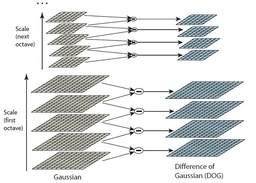
#> input picture fig/30.jpg, 256 x 183 px, shrunk from 563 x 402 before the run
$ python -i surfdetector.py   (imports and definitions only)
#> lines starting #> are read from the running program, lines starting #| are printed output that depends on the picture; after the words box and inside, x2 and y2 are one past the last pixel; in counts of white or black regions, pixels touching at a corner belong together
### kode til ba/SURF/helperfunctions.py
import cv2
import matplotlib.pyplot as plt
import math
import random
import numpy as np

def gauss(size, sigma):
  """
  Creates Gusssian kernel
  """
  D = np.zeros([size, size])
  gauss_kernel = np.zeros([size, size])
  stepsize = 9.0 / (size-1.0)
  y1 = -4.5
  for y in range(0, size):
    x1 = -4.5
    for x in range(0, size):
      frac = (1.0/(2.0 * math.pi * sigma**2))
      exponent = (x1**2.0 + y1**2.0)/(2.0 * sigma**2.0)
      gauss_calc = frac * math.exp(- exponent)
      gauss_kernel[y][x] = gauss_calc
      x1 += stepsize
    y1 += stepsize
  gauss_kernel = gauss_kernel / sum(sum(abs(gauss_kernel)))
  return(gauss_kernel)

def gaussdx(size, sigma):
  """
  Creates a kernel with the first derivative of gauss
  """
  #NOTE: Guys at NVidia suggests a gausskernel of size 3*sigma
  D = np.zeros([size, size])
  gauss_kernel = np.zeros([size, size])
  stepsize = 9.0 / (size-1.0)
  y1 = -4.5
  for y in range(0, size):
    x1 = -4.5
    for x in range(0, size):
      gauss_calc = (((-x1/(2.0*math.pi*sigma**4.0)*(math.exp(-((x1**2.0+y1**2.0)/(2.0*sigma**2.0)))))))
      gauss_kernel[y][x] = gauss_calc
      x1 += stepsize
    y1 += stepsize
  gauss_kernel = gauss_kernel / sum(sum(abs(gauss_kernel)))
  return(gauss_kernel)

def gaussdy(size, sigma):
  return np.transpose((gaussdx(size,sigma)))

def gauss2x(size, sigma):
  D = np.zeros([size, size])
  gauss_kernel = np.zeros([size, size])
  stepsize = 9.0 / (size-1.0)
  y1 = -4.5
  for y in range(0, size):
    x1 = -4.5
    for x in range(0, size):
      frac = -1*((x1**2-sigma**2)/(2.0 * math.pi * sigma**4.0))
      exponent = (x1**2.0 + y1**2.0)/(2.0 * sigma**2.0)
      gauss_calc = frac * math.exp(- exponent)
      gauss_kernel[y][x] = gauss_calc
      x1 += stepsize
    y1 += stepsize
  gauss_kernel = gauss_kernel / sum(sum(abs(gauss_kernel)))
  return(gauss_kernel)

def gauss2y(size, sigma):
  D = np.zeros([size, size])
  gauss_kernel = np.zeros([size, size])
  stepsize = 9.0 / (size-1.0)
  y1 = -4.5
  for y in range(0, size):
    x1 = -4.5
    for x in range(0, size):
      frac = -1*((y1**2-sigma**2)/(2.0 * math.pi * sigma**6.0))
      exponent = (x1**2.0 + y1**2.0)/(2.0 * sigma**2.0)
      gauss_calc = frac * math.exp(- exponent)
      gauss_kernel[y][x] = gauss_calc
      x1 += stepsize
    y1 += stepsize
  gauss_kernel = gauss_kernel / sum(sum(np.abs(gauss_kernel)))
  return(gauss_kernel)

def gauss2xy(size, sigma):
  D = np.zeros([size, size])
  gauss_kernel = np.zeros([size, size])
  stepsize = 9.0 / (size-1.0)
  y1 = -4.5
  for y in range(0, size):
    x1 = -4.5
    for x in range(0, size):
      first = ((x1*y1)/2.0*math.pi**6.0)
      second = math.exp(-((x1**2.0+y1**2.0)/(2.0*sigma**2.0)))
      gauss_calc = first*second
      gauss_kernel[y][x] = gauss_calc
      x1 += stepsize
    y1 += stepsize
  gauss_kernel = gauss_kernel / sum(sum(np.abs(gauss_kernel)))
  return(gauss_kernel)


# [54 lines left out: functions create_window, create_window_angles, points_to_txt, not called in this run]

def points_to_txt_3_points(points, filename_out, seperate_by):
  """
  input = points, filename to output, how to seperate the lists, eg "\n", "\t", "\n\n" etc
  output = file with filename_out with the points
  """
  file_o = open(filename_out, 'w')

  for i in points:
    file_o.write(str(i[0]) + " " + str(i[1]) + " " + str(i[2]))
    file_o.write(seperate_by)
  file_o.close()


# [486 lines left out: functions points_to_txt2, txt_to_points, txt_to_3_points, txt_to_3_points_float, matrix_substraction, color_pic and 12 more, not called in this run]

### kode til ba/SURF/surfdetector.py
from __future__ import print_function
from __future__ import division
import scipy
import numpy
import scipy.ndimage
from scipy import misc
import cv2
import math
import csv
from PIL import Image
import helperfunctions as h
from scipy import signal
from scipy import misc
from scipy import ndimage

# Dedicated to my dear, my muse, my Andreas

def find_max_new(scale,i,y,x):
  """
  Input : scale of point, i, y, x
  Output: max of 3x3x3 area
  """
  maxpoint = (scale[i, y, x] > 0)
  minpoint = (scale[i, y, x] < 0)
  # Run through 26 neighbours
  for ci in range(-1,2):
    for cy in range(-1,2):
      for cx in range(-1,2):
        if cy == 0 and cx == 0 and ci == 0:
          continue # perform next iteration as we are in orego.
        maxpoint = maxpoint and scale[i,y,x]>scale[i+ci,y+cy,x+cx]
        minpoint = minpoint and scale[i,y,x]<scale[i+ci,y+cy,x+cx]
        #print scale[y+cy,x+cx,i+ci]
        # If point lies between max and min, we break
        if not maxpoint and not minpoint:
          return 0
      if not maxpoint and not minpoint:
        return 0
    if not maxpoint and not minpoint:
      return 0
  if maxpoint == True or minpoint == True:
    return 1

def accurate_keypoint(point,deriv1, deriv2, deriv3, xh_t):
  """
  Input : point(y,x), derivates d1 d2 d3, a limit for xhat
  Output: returns 1 if the point is at an extreme
  """
  # deriv [dxx,dyy,dxy,dx,dy,gauss]
  Dxx = deriv2[0] * 1.0
  Dyy = deriv2[1] * 1.0
  Dxy = deriv2[2] * 0.25
  Dxs = (deriv3[3]-deriv1[3])* 0.25
  Dys = (deriv3[4]-deriv1[4])* 0.25
  Dss = (-2 * deriv2[5] + deriv3[5] + deriv1[5]) * 1.0
  Dx = deriv2[3] * 0.5
  Dy = deriv2[4] * 0.5
  Ds = (deriv3[5] - deriv1[5]) * 0.5
  H = numpy.matrix([[Dxx, Dxy, Dxs], [Dxy, Dyy, Dys], [Dxs, Dys, Dss]])
  det = float(numpy.linalg.det(H))
  DX = numpy.matrix([[Dx], [Dy], [Ds]])
  if det != 0:
    xhat = numpy.linalg.inv(H) * DX
    #print(xhat)
    #print("\n")
    if (abs(xhat[0]) < xh_t and abs(xhat[1]) < xh_t and abs(xhat[2]) < xh_t):
      Dxhat = point + (1/2.0) * DX.transpose() * xhat #  This is way too big. Missing point
      #print(Dxhat)
      #print("\n")
      if(abs(Dxhat) > 0.5):
        return 1
      #print ("rejected dxhat")
    #print ("rejected xhat")
    return 0
  return 0

def getGauss(size,i):
  """
  Input : size of filter, sigma
  Output: retrns filter
  """
  sigma = 1.2
  if i == 0:
    return h.gauss2x(size,sigma)
  if i == 1:
    return h.gauss2y(size,sigma)
  if i == 2:
    return h.gauss2xy(size,sigma)
  if i == 3:
    return h.gaussdx(size,sigma)
  if i == 4:
    return h.gaussdy(size,sigma)
  if i == 5:
    return h.gauss(size,sigma)

def findSurfPoints(filename):
  """
  Input : name of file
  Output: interest points
  """
#> called with filename = '../../fig/30.jpg'
  clear = " " * 50
  I_bw = cv2.imread(filename, 0).astype(float)/255.0
#> I_bw: shape (183, 256) float64; min 0, max 1, mean 0.868
  I = cv2.imread(filename)
#> I is the input picture: shape (183, 256, 3); mean B, G, R 221.7, 221.9, 220.1

  # Initialize gaussian kernel holders
  filter9 =  numpy.zeros((6,9,9))
  filter15 = numpy.zeros((6,15,15))
  filter21 = numpy.zeros((6,21,21))
  filter27 = numpy.zeros((6,27,27))
  filter39 = numpy.zeros((6,39,39))
  filter51 = numpy.zeros((6,51,51))
  filter75 = numpy.zeros((6,75,75))
  filter99 = numpy.zeros((6,99,99))

  #print("Process: Calculating Gaussian kernels","\r", end="")
  # Get gaussian kernels [dxx,dyy,dxy,dx,dy,gauss]
  #numpy.set_printoptions(precision=0)
  for i in range(0,6):
    filter9[i] =  getGauss(9,i)
    filter15[i] = getGauss(15,i)
    filter21[i] = getGauss(21,i)
    filter27[i] = getGauss(27,i)
    filter39[i] = getGauss(39,i)
    filter75[i] = getGauss(75,i)
    filter99[i] = getGauss(99,i)
  #print ("\n")
  #print (numpy.sum(filter9[:,:,1]))
  #print (numpy.sum(filter9[:,:,0]))

  # Intitialize convolved image holder
  conv9  = numpy.zeros((6, I_bw.shape[0],I_bw.shape[1]))
  conv15 = numpy.zeros((6, I_bw.shape[0],I_bw.shape[1]))
  conv21 = numpy.zeros((6, I_bw.shape[0],I_bw.shape[1]))
  conv27 = numpy.zeros((6, I_bw.shape[0],I_bw.shape[1]))
  conv39 = numpy.zeros((6, I_bw.shape[0],I_bw.shape[1]))
  conv51 = numpy.zeros((6, I_bw.shape[0],I_bw.shape[1]))
  conv75 = numpy.zeros((6, I_bw.shape[0],I_bw.shape[1]))
  conv99 = numpy.zeros((6, I_bw.shape[0],I_bw.shape[1]))

  # Each holder has the image corresponding to dxx, dyy, dxy, dx, dy, gauss
  #print(clear,"\r", end="")
  #print("Process: Convolving image for all derivates","\r", end="")
  for i in range(0,6):
    conv9[i]  = cv2.filter2D(I_bw,-1, filter9[i])
    conv15[i] = cv2.filter2D(I_bw,-1, filter15[i])
    conv21[i] = cv2.filter2D(I_bw,-1, filter21[i])
    conv27[i] = cv2.filter2D(I_bw,-1, filter27[i])
    conv39[i] = cv2.filter2D(I_bw,-1, filter39[i])
    conv51[i] = cv2.filter2D(I_bw,-1, filter51[i])
    conv75[i] = cv2.filter2D(I_bw,-1, filter75[i])
    conv99[i] = cv2.filter2D(I_bw,-1, filter99[i])
    #cv2.imshow('image', conv9[i])
    #cv2.waitKey(0)
  #print (conv9[:,:,2])

  # Initialize holders for determinants of hessian
  o1 = numpy.zeros((4, I_bw.shape[0],I_bw.shape[1]))
  o2 = numpy.zeros((4, I_bw.shape[0],I_bw.shape[1]))
  o3 = numpy.zeros((4, I_bw.shape[0],I_bw.shape[1]))

  # Calculate determinant for each octave
  for y in range(3,I_bw.shape[0]-3):
    for x in range(3,I_bw.shape[1]-3):
      o1[0, y,x] =  conv9[0,y,x]* conv9[1,y,x]-((conv9[2,y,x])**2)
      o1[1, y,x] = conv15[0,y,x]*conv15[1,y,x]-((conv15[2,y,x])**2)
      o1[2, y,x] = conv21[0,y,x]*conv21[1,y,x]-((conv21[2,y,x])**2)
      o1[3, y,x] = conv27[0,y,x]*conv27[1,y,x]-((conv27[2,y,x])**2)

      o2[0, y,x] = conv15[0,y,x]* conv9[1,y,x]-((conv9[2,y,x])**2)
      o2[1, y,x] = conv27[0,y,x]*conv15[1,y,x]-((conv15[2,y,x])**2)
      o2[2, y,x] = conv39[0,y,x]*conv21[1,y,x]-((conv21[2,y,x])**2)
      o2[3, y,x] = conv51[0,y,x]*conv27[1,y,x]-((conv27[2,y,x])**2)

      o3[0, y,x] = conv27[0,y,x]* conv9[1,y,x]-((conv9[2,y,x])**2)
      o3[1, y,x] = conv51[0,y,x]*conv15[1,y,x]-((conv15[2,y,x])**2)
      o3[2, y,x] = conv75[0,y,x]*conv21[1,y,x]-((conv21[2,y,x])**2)
      o3[3, y,x] = conv99[0,y,x]*conv27[1,y,x]-((conv27[2,y,x])**2)

  extrema_points_1_1 = []
  extrema_points_1_2 = []
  extrema_points_2_1 = []
  extrema_points_2_2 = []
  extrema_points_3_1 = []
  extrema_points_3_2 = []
  #extrema_points_4 = []
  #print(clear,"\r", end="")

  #print("Process: Finding points for first octave","\r", end="")

  # Perform non maximal supression on determinant of Hessian.
  passedmax, passeddxhat, rejectedxhat = 0,0,0
  passedmax1, passeddxhat1, rejectedxhat1 = 0,0,0

  for y in range(0,I_bw.shape[0]):
    for x in range(0,I_bw.shape[1]):
      Flag = False
      if find_max_new(o1,1,y,x) == 1:
        if (accurate_keypoint(I_bw[y,x],conv9[:,y,x],conv15[:,y,x],conv21[:,y,x], 0.5) == 1):
          extrema_points_1_1.append([y,x,(2.0)])
          #I[y,x] = (0,0,255)
          cv2.circle(I,(x,y), 3, (0,0,255), -1)
        rejectedxhat += 1
        Flag = True
      if Flag == False and find_max_new(o1,2,y,x) == 1:
        if (accurate_keypoint(I_bw[y,x],conv15[:,y,x],conv21[:,y,x],conv27[:,y,x], 0.5) == 1):
          extrema_points_1_2.append([y,x,(2.8)])
          #I[y,x] = (0,0,255)
          cv2.circle(I,(x,y), 5, (0,0,155), -1)
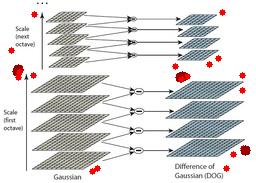
#> I: shape (183, 256, 3); 1.52% of pixels changed, all inside (x1, y1, x2, y2) = (8, 9, 251, 175)

  dogn1 = numpy.array(extrema_points_1_1)
  dogn2 = numpy.array(extrema_points_1_2)
  if (len(dogn1) > 0) and (len(dogn2)>0):
    result = numpy.vstack([dogn1, dogn2])
  # [4 lines of commented-out code are left out]
  print ("Number of points in first octave: %d" % len(result))
#| Number of points in first octave: 24

  for y in range(0,I_bw.shape[0]):
    for x in range(0,I_bw.shape[1]):
      Flag = False
      if find_max_new(o2,1,y,x) == 1:
        if (accurate_keypoint(I_bw[y,x],conv15[:,y,x],conv27[:,y,x],conv39[:,y,x], 0.5) == 1):
          extrema_points_2_1.append([y,x,(3.6)])
          #I[y,x] = (0,0,255)
          cv2.circle(I,(x,y), 5, (0,255,0), 2)

        Flag = True
      if Flag == False and find_max_new(o2,2,y,x) == 1:
        if (accurate_keypoint(I_bw[y,x],conv27[:,y,x],conv39[:,y,x],conv51[:,y,x], 0.5) == 1):
          extrema_points_2_2.append([y,x,(5.2)])
          #I[y,x] = (0,0,255)
          cv2.circle(I,(x,y), 5, (0,155,0), 2)
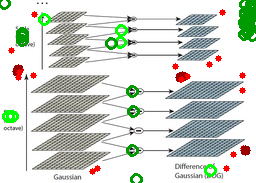
#> I: shape (183, 256, 3); 3.95% of pixels changed, all inside (x1, y1, x2, y2) = (0, 0, 256, 183)
  dogn3 =  numpy.array(extrema_points_2_1)
  dogn4 = numpy.array(extrema_points_2_2)
  if (len(dogn3) > 1) and (len(dogn4)>1):
    result1 = numpy.vstack([dogn3, dogn4])
    print ("Number of points in second octave: %d" % len(result1))
#| Number of points in second octave: 36

  for y in range(0,I_bw.shape[0]):
    for x in range(0,I_bw.shape[1]):
      Flag = False
      if find_max_new(o3,1,y,x) == 1:
        if (accurate_keypoint(I_bw[y,x],conv27[:,y,x],conv51[:,y,x],conv75[:,y,x], 0.5) == 1):
          #I[y,x] = (255,0,0)
          cv2.circle(I,(x,y), 7, (255,0,0), 2)
          extrema_points_3_1.append([y,x,(6.8)])
        Flag = True
      if Flag == False and find_max_new(o3,2,y,x) == 1:
        if (accurate_keypoint(I_bw[y,x],conv51[:,y,x],conv75[:,y,x],conv99[:,y,x], 0.5) == 1):
          #I[y,x] = (0,0,255)
          cv2.circle(I,(x,y), 7, (155,0,0), 2)
          extrema_points_3_2.append([y,x,(10.0)])
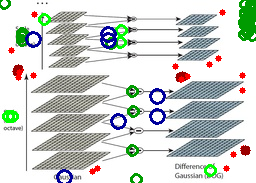
#> I: shape (183, 256, 3); 1.81% of pixels changed, all inside (x1, y1, x2, y2) = (25, 26, 166, 183)

  dogn5 =  numpy.array(extrema_points_3_1)
  dogn6 = numpy.array(extrema_points_3_2)
  if (len(dogn5) == 0):
    dogn5 =[0,0,0]
  if (len(dogn6) == 0):
    dogn6 = [0,0,0]
  result2 = numpy.vstack([dogn5, dogn6])
  print ("Number of points in thrid octave: %d" % len(result2))
#| Number of points in thrid octave: 8
  alloctaves = numpy.vstack([result,result1,result2])
  # [4 lines of commented-out code are left out]
  cv2.imwrite("xx" + str(filename)[:-4] + ".jpg", I)
  h.points_to_txt_3_points(alloctaves, "surfallpoints.txt", "\n")
#> the loop in points_to_txt_3_points, `for i in points:` made 68 passes
#> i on passes 1 to 12: [12, 222, 2], [14, 34, 2], [50, 11, 2], [58, 218, 2], [64, 209, 2], [66, 175, 2], [70, 20, 2], [72, 19, 2], [75, 33, 2], [75, 242, 2], [76, 187, 2], [77, 18, 2]
  print("pic written")
  return alloctaves

"""
p = findSurfPoints("markstor2-seg.jpg")
I = cv2.imread("markstor2-seg.jpg")
p = findSurfPoints("erimitage2.jpg")
I = cv2.imread("erimitage2.jpg")

I[p[:,0], p[:,1]] = (0,0,255)
cv2.imshow("image", I)
cv2.waitKey(0)
"""

>>> result = findSurfPoints('../../fig/30.jpg')
